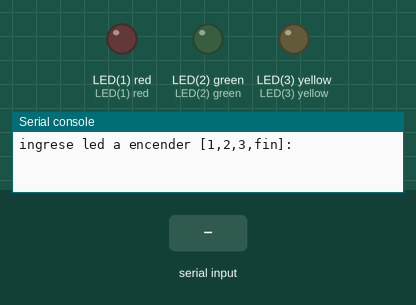
Bench run of a program on a simulated pyboard running MicroPython. On the bench: output pins drawn as LEDs (lit = HIGH), the last lines printed to the serial console. The inputs (shaded band) are chosen by the test bench. At 3.8 s the program stops and its outputs stay as they are.

Above: at 1.2 s.
1.3 s: "1" typed at the serial console, then Enter
2.8 s: "fin" typed at the serial console, then Enter
At 3.6 s:
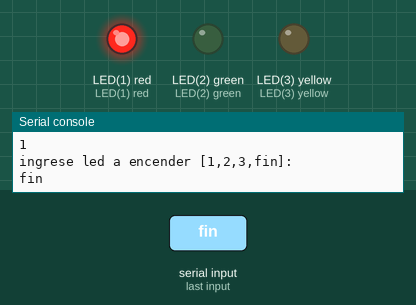
Timing chart, 0 to 5.3 s (numbered marks = the images above; inputs shaded):
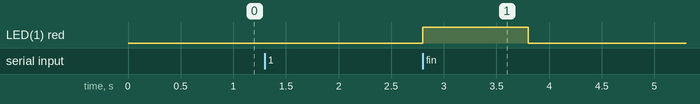

Measured:
- after the input at 2.8 s, LED(1) red: LOW → HIGH at once, → LOW 1.0 s later

The program:

secuenciador.py
```python
# Secuenciador de leds programable en Micropython sobre EDUCIAA
import pyb

led1 = pyb.LED(1)
led2 = pyb.LED(2)
led3 = pyb.LED(3)

def apagoTodo():
	led1.off()
	led2.off()
	led3.off()


apagoTodo()
secuencia = list()

while True:

	ln = input("ingrese led a encender [1,2,3,fin]:")

	if ln=="fin":
		break

	try:
		ln = int(ln)
	except:
		print("El valor debe ser numerico")
		continue

	if ln!= 1 and ln!=2 and ln!=3:
		print("El valor es incorrecto")
		continue

	secuencia.append(ln)


# Ejecuto secuencia
for ln in secuencia:

	apagoTodo()
	if ln==1:
		led1.on()
	elif ln==2:
		led2.on()
	elif ln==3:
		led3.on()

	pyb.delay(1000)

apagoTodo()
```
